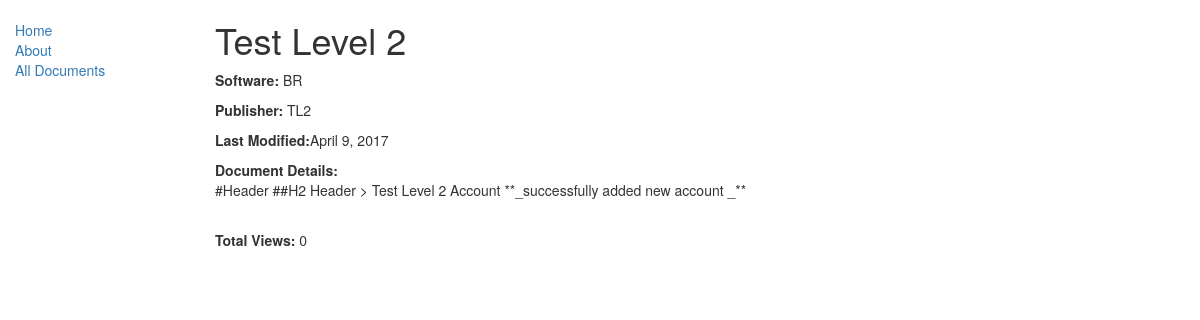
Screenshot of /home/document/6 (signed in) with the database file from the repository.
### kbs_view/models.py (models this page shows, shortened)
class Document(models.Model):
	BRINK = 'BR'
	PIXEL = 'PX'
	SIVA = 'SV'
	HERITAGE = 'HR'
	SOFTWARE_CHOICES = (
		(BRINK, 'Brink'),
		(PIXEL, 'Pixel'),
		(SIVA, 'Siva'),
		(HERITAGE, 'Heritage'),
	)
	title = models.CharField(max_length=128,
							 unique=True, verbose_name='Document Title')
	body = MarkdownxField(help_text='Enter the detailed information for this KBS Document')
	date_modified = models.DateField(auto_now=True, editable=False)
	publisher = models.CharField(max_length=50, default="Zoidberg") #Needs to update with each change
	software_product = models.CharField(
					   max_length=2,
					   choices = SOFTWARE_CHOICES,
					   default = BRINK,
					   help_text='Select the software regarding this KBS Document',
					   verbose_name='Software Product')
	favorited = models.BooleanField(default=False, verbose_name='Favorited?', editable=False)
	views = models.IntegerField(default=0, help_text='Number of times this document has been viewed.', editable=False)

### kbs_view/views.py (the view, shortened to what this page needs)
# urls.py: url(r'^document/(?P<pk>\d+)$', views.DocumentDetailView.as_view(), name='document-detail'),
class DocumentDetailView(LoginRequiredMixin, generic.DetailView, FormView):
	model = Document
	template_name = "kbs_view/document_detail.html"
	form_class = MyForm
	success_url ="/"

### kbs_view/static/templates/kbs_view/document_detail.html (shortened to what this page needs)
{% extends "base_generic.html" %}
{% block content %}
	<h1>{{ document.title }}</h1>
	<p><strong>Software: </strong>{{ document.software_product }}</p>
	<p><strong>Publisher: </strong>{{ document.publisher }}</p>
	<p><strong>Last Modified:</strong>{{ document.date_modified }}</p>
	<p><strong>Document Details: </strong><br>{{ document.body }}</p><br>
	<p><strong>Total Views: </strong>{{ document.views }}</p><br>
{% endblock content %}

### rows the page displays
Document: title "Test Level 2", software_product "BR", publisher "TL2", date_modified "April 9, 2017", body "#Header ##H2 Header > Test Level 2 Account **_successfully added new account _**", views "0"
